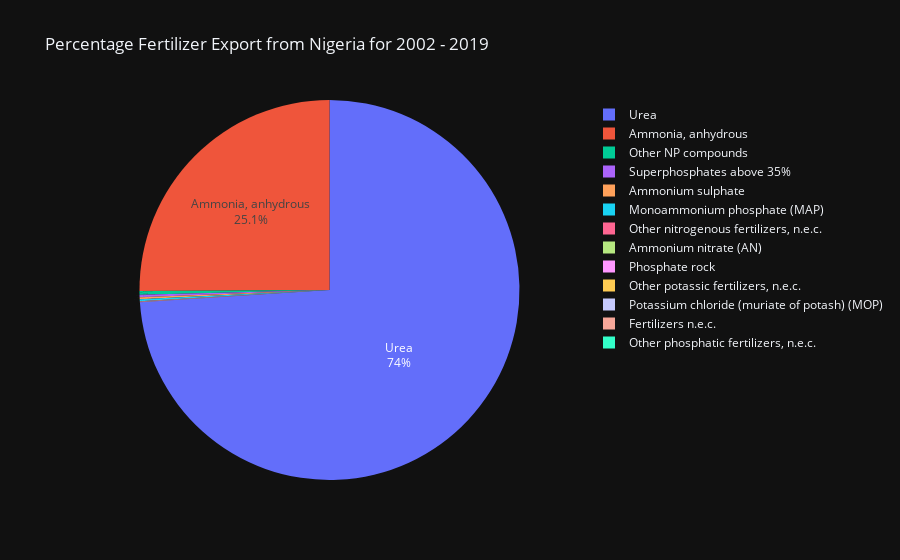

Here is the notebook cell this chart was saved with:
### Markdown cell above
### (B). Total Fertilizer Export Value and Quantity in Nigeria

### Code cell
fertilizer_by_export_value = fertilizer_by_element("Export Value")

fig = px.pie(fertilizer_by_export_value, values=fertilizer_by_export_value["value"], 
             names=fertilizer_by_export_value["item"], 
             title='Percentage Fertilizer Export from Nigeria for 2002 - 2019')
fig.update_traces(textposition='inside', textinfo='percent+label')
fig.update_layout(
        template='plotly_dark'
    )
fig.show()

### Figure 1 — Plotly figure (JSON) as saved in the notebook; plotly's stock layout.template omitted (floating-point values rounded to 4 significant figures)
{"data": [{"domain": {"x": [0, 1], "y": [0, 1]}, "hovertemplate": "item=%{label}<br>value=%{value}<extra></extra>", "labels": ["Urea", "Ammonia, anhydrous", "Other NP compounds", "Superphosphates above 35%", "Ammonium sulphate", "Monoammonium phosphate (MAP)", "Other nitrogenous fertilizers, n.e.c.", "Ammonium nitrate (AN)", "Phosphate rock", "Other potassic fertilizers, n.e.c.", "Potassium chloride (muriate of potash) (MOP)", "Fertilizers n.e.c.", "Other phosphatic fertilizers, n.e.c."], "legendgroup": "", "name": "", "showlegend": true, "textinfo": "percent+label", "textposition": "inside", "type": "pie", "values": [708600.0, 240400.0, 2910.0, 1990.0, 1745.0, 1478.0, 438.7, 248.6, 115.5, 98.56, 47.99, 16.28, 0]}], "layout": {"legend": {"tracegroupgap": 0}, "title": {"text": "Percentage Fertilizer Export from Nigeria for 2002 - 2019"}}}
